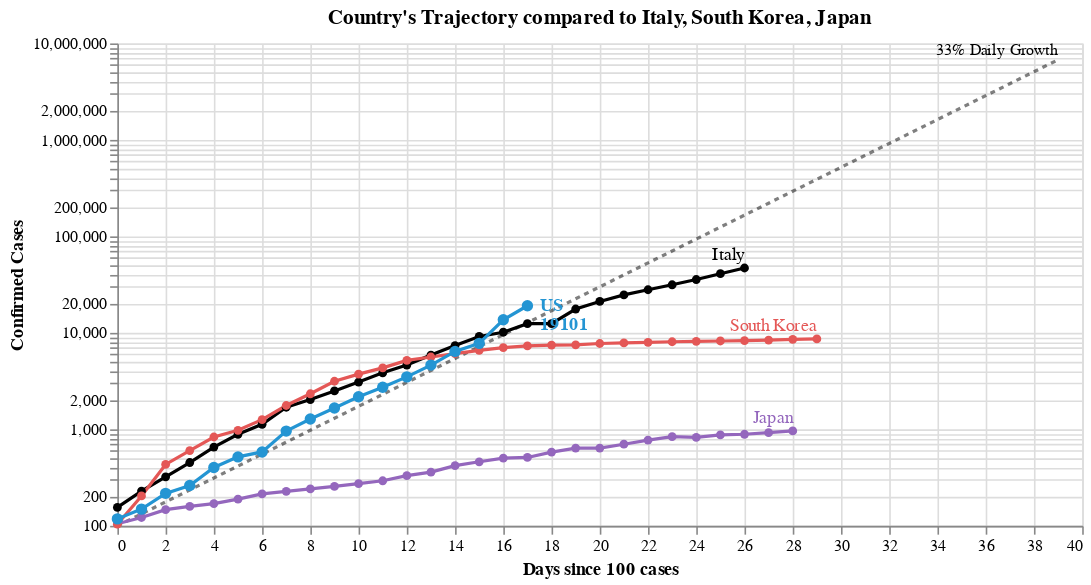

The cell this chart's notebook holds for it:
### Markdown cell above
Select a country from the drop down list below to toggle  the visualization.

### Code cell
#hide_input
base = alt.Chart(dff2, width=600).encode(
    x='Days since 100 cases:Q',
    y=alt.Y('Confirmed Cases:Q', scale=alt.Scale(type='log')),
    color=alt.Color('Country:N', scale=alt.Scale(domain=color_domain, range=color_range), legend=None),
    tooltip=['Country', 'Date', 'Confirmed Cases', 'Days since 100 cases']
)

country_selection = alt.selection_single(
    name='Select', fields=['Country'], 
    bind=alt.binding_select(options=list(sorted(set(countries) - set(baseline_countries)))),
    init={'Country': 'US'})

date_filter = alt.datum['Date'] >= int(max_date.timestamp() * 1000)
base2 = base.transform_filter(alt.FieldOneOfPredicate('Country', baseline_countries))
base3 = base.transform_filter(country_selection)
base4 = base3.transform_filter(date_filter)

max_day = dff2['Days since 100 cases'].max()
ref = pd.DataFrame([[x, 100*1.33**x] for x in range(max_day+1)], columns=['Days since 100 cases', 'Confirmed Cases'])
base_ref = alt.Chart(ref).encode(x='Days since 100 cases:Q', y='Confirmed Cases:Q')
base_ref_f = base_ref.transform_filter(alt.datum['Days since 100 cases'] >= max_day)

chart5 = (
 base_ref.mark_line(color='black', opacity=.5, strokeDash=[3,3]) + 
 base_ref_f.mark_text(dy=-6, align='right', fontSize=10, text='33% Daily Growth') + 
 base2.mark_line(point=True, tooltip=True) +
 base3.mark_line(point={'size':50}, tooltip=True) +
 base2.transform_filter(date_filter).mark_text(dy=-8, align='right').encode(text='Country:N') +
 base4.mark_text(dx=8, align='left', fontWeight='bold').encode(text='Country:N') +
 base4.mark_text(dx=8, dy=12, align='left', fontWeight='bold').encode(text='Confirmed Cases:Q')
).add_selection(country_selection).properties(
    title=f"Country's Trajectory compared to {', '.join(baseline_countries)}"
)
chart5

### Figure 1 — Vega-Lite specification as saved in the notebook (floating-point values rounded to 4 significant figures; data arrays with more than 128 entries replaced by an {"elided": "..."} marker saying what was removed)
{"config": {"view": {"continuousWidth": 400, "continuousHeight": 300}}, "layer": [{"mark": {"type": "line", "color": "black", "opacity": 0.5, "strokeDash": [3, 3]}, "encoding": {"x": {"type": "quantitative", "field": "Days since 100 cases"}, "y": {"type": "quantitative", "field": "Confirmed Cases"}}, "selection": {"Select": {"type": "single", "fields": ["Country"], "bind": {"input": "select", "options": ["Australia", "Austria", "Belgium", "Brazil", "Canada", "Cruise Ship", "Czechia", "Denmark", "France", "Germany", "Iran", "Israel", "Malaysia", "Netherlands", "Norway", "Portugal", "Spain", "Sweden", "Switzerland", "US", "United Kingdom"]}, "init": {"Country": "US"}}}}, {"mark": {"type": "text", "align": "right", "dy": -6, "fontSize": 10, "text": "33% Daily Growth"}, "encoding": {"x": {"type": "quantitative", "field": "Days since 100 cases"}, "y": {"type": "quantitative", "field": "Confirmed Cases"}}, "transform": [{"filter": "(datum['Days since 100 cases'] >= 39)"}]}, {"data": {"name": "data-fa91e81c67714b9af372d53130df82e8"}, "mark": {"type": "line", "point": true, "tooltip": true}, "encoding": {"color": {"type": "nominal", "field": "Country", "legend": null, "scale": {"domain": ["Australia", "Austria", "Belgium", "Brazil", "Canada", "Cruise Ship", "Czechia", "Denmark", "France", "Germany", "Iran", "Israel", "Italy", "Japan", "Malaysia", "Netherlands", "Norway", "Portugal", "South Korea", "Spain", "Sweden", "Switzerland", "US", "United Kingdom"], "range": ["#C1B7AD", "#C1B7AD", "#C1B7AD", "#C1B7AD", "#C1B7AD", "#C1B7AD", "#C1B7AD", "#C1B7AD", "#F58518", "#9D755D", "#A1BA59", "#C1B7AD", "black", "#9467bd", "#C1B7AD", "#C1B7AD", "#C1B7AD", "#C1B7AD", "#E45756", "#F58518", "#C1B7AD", "#9D755D", "#2495D3", "#2495D3"]}}, "tooltip": [{"type": "nominal", "field": "Country"}, {"type": "temporal", "field": "Date"}, {"type": "quantitative", "field": "Confirmed Cases"}, {"type": "quantitative", "field": "Days since 100 cases"}], "x": {"type": "quantitative", "field": "Days since 100 cases"}, "y": {"type": "quantitative", "field": "Confirmed Cases", "scale": {"type": "log"}}}, "transform": [{"filter": {"field": "Country", "oneOf": ["Italy", "South Korea", "Japan"]}}], "width": 600}, {"data": {"name": "data-fa91e81c67714b9af372d53130df82e8"}, "mark": {"type": "line", "point": {"size": 50}, "tooltip": true}, "encoding": {"color": {"type": "nominal", "field": "Country", "legend": null, "scale": {"domain": ["Australia", "Austria", "Belgium", "Brazil", "Canada", "Cruise Ship", "Czechia", "Denmark", "France", "Germany", "Iran", "Israel", "Italy", "Japan", "Malaysia", "Netherlands", "Norway", "Portugal", "South Korea", "Spain", "Sweden", "Switzerland", "US", "United Kingdom"], "range": ["#C1B7AD", "#C1B7AD", "#C1B7AD", "#C1B7AD", "#C1B7AD", "#C1B7AD", "#C1B7AD", "#C1B7AD", "#F58518", "#9D755D", "#A1BA59", "#C1B7AD", "black", "#9467bd", "#C1B7AD", "#C1B7AD", "#C1B7AD", "#C1B7AD", "#E45756", "#F58518", "#C1B7AD", "#9D755D", "#2495D3", "#2495D3"]}}, "tooltip": [{"type": "nominal", "field": "Country"}, {"type": "temporal", "field": "Date"}, {"type": "quantitative", "field": "Confirmed Cases"}, {"type": "quantitative", "field": "Days since 100 cases"}], "x": {"type": "quantitative", "field": "Days since 100 cases"}, "y": {"type": "quantitative", "field": "Confirmed Cases", "scale": {"type": "log"}}}, "transform": [{"filter": {"selection": "Select"}}], "width": 600}, {"data": {"name": "data-fa91e81c67714b9af372d53130df82e8"}, "mark": {"type": "text", "align": "right", "dy": -8}, "encoding": {"color": {"type": "nominal", "field": "Country", "legend": null, "scale": {"domain": ["Australia", "Austria", "Belgium", "Brazil", "Canada", "Cruise Ship", "Czechia", "Denmark", "France", "Germany", "Iran", "Israel", "Italy", "Japan", "Malaysia", "Netherlands", "Norway", "Portugal", "South Korea", "Spain", "Sweden", "Switzerland", "US", "United Kingdom"], "range": ["#C1B7AD", "#C1B7AD", "#C1B7AD", "#C1B7AD", "#C1B7AD", "#C1B7AD", "#C1B7AD", "#C1B7AD", "#F58518", "#9D755D", "#A1BA59", "#C1B7AD", "black", "#9467bd", "#C1B7AD", "#C1B7AD", "#C1B7AD", "#C1B7AD", "#E45756", "#F58518", "#C1B7AD", "#9D755D", "#2495D3", "#2495D3"]}}, "text": {"type": "nominal", "field": "Country"}, "tooltip": [{"type": "nominal", "field": "Country"}, {"type": "temporal", "field": "Date"}, {"type": "quantitative", "field": "Confirmed Cases"}, {"type": "quantitative", "field": "Days since 100 cases"}], "x": {"type": "quantitative", "field": "Days since 100 cases"}, "y": {"type": "quantitative", "field": "Confirmed Cases", "scale": {"type": "log"}}}, "transform": [{"filter": {"field": "Country", "oneOf": ["Italy", "South Korea", "Japan"]}}, {"filter": "(datum['Date'] >= 1584662400000)"}], "width": 600}, {"data": {"name": "data-fa91e81c67714b9af372d53130df82e8"}, "mark": {"type": "text", "align": "left", "dx": 8, "fontWeight": "bold"}, "encoding": {"color": {"type": "nominal", "field": "Country", "legend": null, "scale": {"domain": ["Australia", "Austria", "Belgium", "Brazil", "Canada", "Cruise Ship", "Czechia", "Denmark", "France", "Germany", "Iran", "Israel", "Italy", "Japan", "Malaysia", "Netherlands", "Norway", "Portugal", "South Korea", "Spain", "Sweden", "Switzerland", "US", "United Kingdom"], "range": ["#C1B7AD", "#C1B7AD", "#C1B7AD", "#C1B7AD", "#C1B7AD", "#C1B7AD", "#C1B7AD", "#C1B7AD", "#F58518", "#9D755D", "#A1BA59", "#C1B7AD", "black", "#9467bd", "#C1B7AD", "#C1B7AD", "#C1B7AD", "#C1B7AD", "#E45756", "#F58518", "#C1B7AD", "#9D755D", "#2495D3", "#2495D3"]}}, "text": {"type": "nominal", "field": "Country"}, "tooltip": [{"type": "nominal", "field": "Country"}, {"type": "temporal", "field": "Date"}, {"type": "quantitative", "field": "Confirmed Cases"}, {"type": "quantitative", "field": "Days since 100 cases"}], "x": {"type": "quantitative", "field": "Days since 100 cases"}, "y": {"type": "quantitative", "field": "Confirmed Cases", "scale": {"type": "log"}}}, "transform": [{"filter": {"selection": "Select"}}, {"filter": "(datum['Date'] >= 1584662400000)"}], "width": 600}, {"data": {"name": "data-fa91e81c67714b9af372d53130df82e8"}, "mark": {"type": "text", "align": "left", "dx": 8, "dy": 12, "fontWeight": "bold"}, "encoding": {"color": {"type": "nominal", "field": "Country", "legend": null, "scale": {"domain": ["Australia", "Austria", "Belgium", "Brazil", "Canada", "Cruise Ship", "Czechia", "Denmark", "France", "Germany", "Iran", "Israel", "Italy", "Japan", "Malaysia", "Netherlands", "Norway", "Portugal", "South Korea", "Spain", "Sweden", "Switzerland", "US", "United Kingdom"], "range": ["#C1B7AD", "#C1B7AD", "#C1B7AD", "#C1B7AD", "#C1B7AD", "#C1B7AD", "#C1B7AD", "#C1B7AD", "#F58518", "#9D755D", "#A1BA59", "#C1B7AD", "black", "#9467bd", "#C1B7AD", "#C1B7AD", "#C1B7AD", "#C1B7AD", "#E45756", "#F58518", "#C1B7AD", "#9D755D", "#2495D3", "#2495D3"]}}, "text": {"type": "quantitative", "field": "Confirmed Cases"}, "tooltip": [{"type": "nominal", "field": "Country"}, {"type": "temporal", "field": "Date"}, {"type": "quantitative", "field": "Confirmed Cases"}, {"type": "quantitative", "field": "Days since 100 cases"}], "x": {"type": "quantitative", "field": "Days since 100 cases"}, "y": {"type": "quantitative", "field": "Confirmed Cases", "scale": {"type": "log"}}}, "transform": [{"filter": {"selection": "Select"}}, {"filter": "(datum['Date'] >= 1584662400000)"}], "width": 600}], "data": {"name": "data-b293271c821df863cc900a85d3a9ee67"}, "title": "Country's Trajectory compared to Italy, South Korea, Japan", "$schema": "https://vega.github.io/schema/vega-lite/v4.0.2.json", "datasets": {"data-b293271c821df863cc900a85d3a9ee67": [{"Days since 100 cases": 0, "Confirmed Cases": 100.0}, {"Days since 100 cases": 1, "Confirmed Cases": 133.0}, {"Days since 100 cases": 2, "Confirmed Cases": 176.9}, {"Days since 100 cases": 3, "Confirmed Cases": 235.3}, {"Days since 100 cases": 4, "Confirmed Cases": 312.9}, {"Days since 100 cases": 5, "Confirmed Cases": 416.2}, {"Days since 100 cases": 6, "Confirmed Cases": 553.5}, {"Days since 100 cases": 7, "Confirmed Cases": 736.1}, {"Days since 100 cases": 8, "Confirmed Cases": 979.1}, {"Days since 100 cases": 9, "Confirmed Cases": 1302.0}, {"Days since 100 cases": 10, "Confirmed Cases": 1732.0}, {"Days since 100 cases": 11, "Confirmed Cases": 2303.0}, {"Days since 100 cases": 12, "Confirmed Cases": 3064.0}, {"Days since 100 cases": 13, "Confirmed Cases": 4074.0}, {"Days since 100 cases": 14, "Confirmed Cases": 5419.0}, {"Days since 100 cases": 15, "Confirmed Cases": 7207.0}, {"Days since 100 cases": 16, "Confirmed Cases": 9586.0}, {"Days since 100 cases": 17, "Confirmed Cases": 12750.0}, {"Days since 100 cases": 18, "Confirmed Cases": 16960.0}, {"Days since 100 cases": 19, "Confirmed Cases": 22550.0}, {"Days since 100 cases": 20, "Confirmed Cases": 29990.0}, {"Days since 100 cases": 21, "Confirmed Cases": 39890.0}, {"Days since 100 cases": 22, "Confirmed Cases": 53060.0}, {"Days since 100 cases": 23, "Confirmed Cases": 70560.0}, {"Days since 100 cases": 24, "Confirmed Cases": 93850.0}, {"Days since 100 cases": 25, "Confirmed Cases": 124800.0}, {"Days since 100 cases": 26, "Confirmed Cases": 166000.0}, {"Days since 100 cases": 27, "Confirmed Cases": 220800.0}, {"Days since 100 cases": 28, "Confirmed Cases": 293700.0}, {"Days since 100 cases": 29, "Confirmed Cases": 390600.0}, {"Days since 100 cases": 30, "Confirmed Cases": 519500.0}, {"Days since 100 cases": 31, "Confirmed Cases": 690900.0}, {"Days since 100 cases": 32, "Confirmed Cases": 918900.0}, {"Days since 100 cases": 33, "Confirmed Cases": 1222000.0}, {"Days since 100 cases": 34, "Confirmed Cases": 1625000.0}, {"Days since 100 cases": 35, "Confirmed Cases": 2162000.0}, {"Days since 100 cases": 36, "Confirmed Cases": 2875000.0}, {"Days since 100 cases": 37, "Confirmed Cases": 3824000.0}, {"Days since 100 cases": 38, "Confirmed Cases": 5086000.0}, {"Days since 100 cases": 39, "Confirmed Cases": 6764000.0}], "data-fa91e81c67714b9af372d53130df82e8": {"elided": "411 records"}}}
